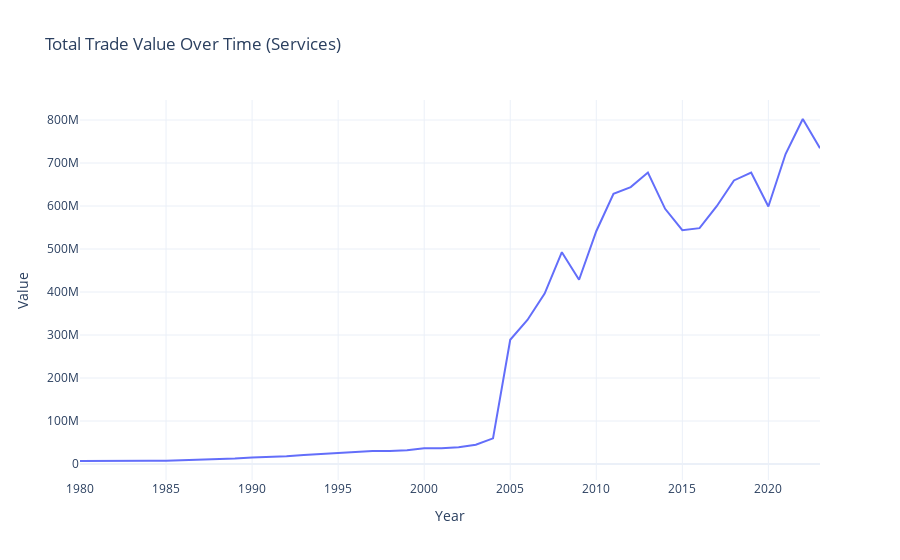

The notebook cell saved with this chart:
### Code cell
px.line(services.groupby('Year')['Value'].sum().reset_index(), x='Year', y='Value', title='Total Trade Value Over Time (Services)', template="plotly_white")

### Figure 1 — Plotly figure (JSON) as saved in the notebook; plotly's stock layout.template omitted (floating-point values rounded to 4 significant figures)
{"data": [{"hovertemplate": "Year=%{x}<br>Value=%{y}<extra></extra>", "legendgroup": "", "line": {"color": "#636efa", "dash": "solid"}, "marker": {"symbol": "circle"}, "mode": "lines", "name": "", "orientation": "v", "showlegend": false, "type": "scatter", "x": [1980, 1981, 1982, 1983, 1984, 1985, 1986, 1987, 1988, 1989, 1990, 1991, 1992, 1993, 1994, 1995, 1996, 1997, 1998, 1999, 2000, 2001, 2002, 2003, 2004, 2005, 2006, 2007, 2008, 2009, 2010, 2011, 2012, 2013, 2014, 2015, 2016, 2017, 2018, 2019, 2020, 2021, 2022, 2023], "xaxis": "x", "y": [7060883, 7673921, 7437368, 7438842, 7730659, 7797294, 8898181, 10382908, 11813946, 13122611, 15407639, 16581663, 18164569, 21270732, 23366873, 26416404, 28856365, 30200608, 30237330, 31802452, 36485791, 36728664, 39192033, 44826692, 59703275, 289001244, 334992492, 396534627, 492565352, 428527230, 541369647, 628217885, 644008181, 677884889, 593473151, 543894923, 548543472, 599537798, 659521610, 677801482, 598870231, 720938720, 802353614, 734481179], "yaxis": "y"}], "layout": {"legend": {"tracegroupgap": 0}, "title": {"text": "Total Trade Value Over Time (Services)"}, "xaxis": {"anchor": "y", "domain": [0, 1], "title": {"text": "Year"}}, "yaxis": {"anchor": "x", "domain": [0, 1], "title": {"text": "Value"}}}}
